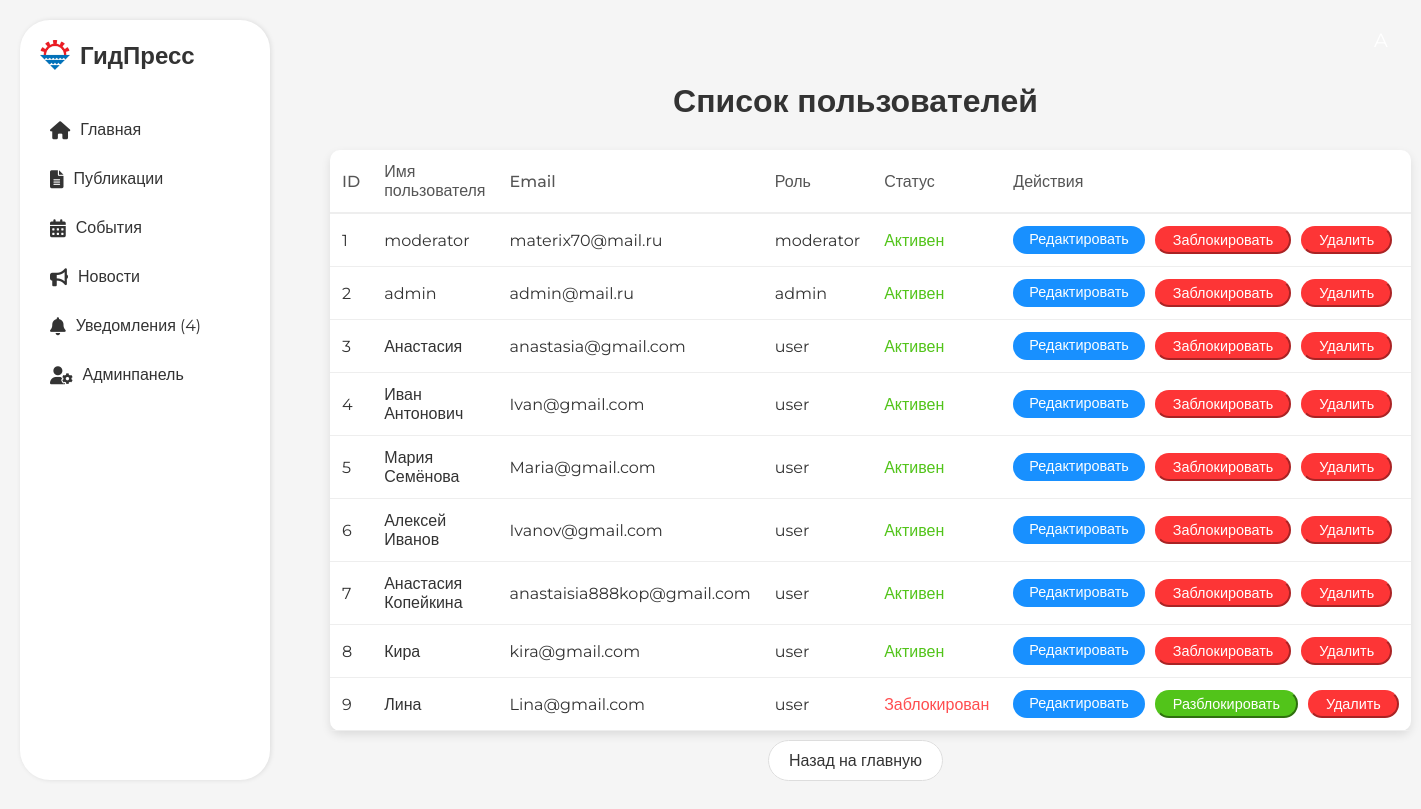
/admin/users (signed in), run on the app's committed database.
### application/models.py (models this page shows, shortened)
class User(db.Model, UserMixin):
    id = db.Column(db.Integer, primary_key=True)
    username = db.Column(db.String(150), unique=True, nullable=False)
    email = db.Column(db.String(150), unique=True, nullable=False)
    password_hash = db.Column(db.String(128), nullable=False)
    role = db.Column(db.String(128), default='user')
    is_blocked = db.Column(db.Boolean, default=False)
    failed_login_attempts = db.Column(db.Integer, default=0)
    last_failed_login = db.Column(db.DateTime)
    posts = db.relationship('Post', backref='author', lazy=True)
    likes = db.relationship('Like', backref='user', lazy=True)
    comments = db.relationship('Comment', backref='user', lazy=True)
    email_notifications = db.Column(db.Boolean, default=True)  # Флаг для email уведомлений

### application/views/admin.py (the view)
@admin_bp.route('/admin/users', methods=['GET'])
@moderator_required('admin')
def list_users():
    users = User.query.all()  # Получаем всех пользователей
    return render_template('admin/users.html', users=users)

### application/views/auth.py (called while the page is built)
@login_manager.user_loader
def load_user(user_id):
    return User.query.get(int(user_id))

### application/templates/admin/users.html (shortened to what this page needs)
{% extends 'base.html' %}
{% block content %}
<div class="home-container" style="
    max-width: 1200px;
    margin: 0 auto;
    padding: 40px 20px;
">
    <h1 style="font-size: 2rem; color: #333; margin-bottom: 30px; text-align: center; font-weight: 600;">Список пользователей</h1>
    <table class="ant-table" style="
        width: 100%;
        margin-bottom: 20px;
        background-color: #fff;
        border-radius: 10px;
        box-shadow: 0 4px 10px rgba(0, 0, 0, 0.1);
        border-collapse: collapse;
    ">
        <thead>
            <tr>
                <th style="padding: 12px; text-align: left; border-bottom: 2px solid #eee; color: #555; font-weight: 500;">ID</th>
                <th style="padding: 12px; text-align: left; border-bottom: 2px solid #eee; color: #555; font-weight: 500;">Имя пользователя</th>
                <th style="padding: 12px; text-align: left; border-bottom: 2px solid #eee; color: #555; font-weight: 500;">Email</th>
                <th style="padding: 12px; text-align: left; border-bottom: 2px solid #eee; color: #555; font-weight: 500;">Роль</th>
                <th style="padding: 12px; text-align: left; border-bottom: 2px solid #eee; color: #555; font-weight: 500;">Статус</th>
                <th style="padding: 12px; text-align: left; border-bottom: 2px solid #eee; color: #555; font-weight: 500;">Действия</th>
            </tr>
        </thead>
        <tbody>
            {% for user in users %}
            <tr style="border-bottom: 1px solid #eee;">
                <td style="padding: 12px; color: #333;">{{ user.id }}</td>
                <td style="padding: 12px; color: #333;">{{ user.username }}</td>
                <td style="padding: 12px; color: #333;">{{ user.email }}</td>
                <td style="padding: 12px; color: #333;">{{ user.role }}</td>
                <td style="padding: 12px;">
                    {% if user.is_blocked %}
                        <span style="color: #ff4d4f; font-weight: 500;">Заблокирован</span>
                    {% elif user.failed_login_attempts >= 3 %}
                        <span style="color: #faad14; font-weight: 500;">Временная блокировка</span>
                    {% else %}
                        <span style="color: #52c41a; font-weight: 500;">Активен</span>
                    {% endif %}
                </td>
                <td style="padding: 12px;">
                    <div style="display: flex; gap: 10px;">
                        <a href="{{ url_for('admin.edit_user', user_id=user.id) }}" class="ant-btn ant-btn-link" style="
                            padding: 4px 16px;
                            border-radius: 50px;
                            background-color: #1890ff;
                            border-color: #1890ff;
                            color: #fff;
                            font-size: 0.9rem;
                            font-weight: 500;
                            text-decoration: none;
                        ">
                            Редактировать
                        </a>
                        {% if user.is_blocked %}
                            <form action="{{ url_for('admin.unblock_user', user_id=user.id) }}" method="POST" style="display:inline;">
                                <button type="submit" class="ant-btn ant-btn-success" style="
                                    padding: 4px 16px;
                                    border-radius: 50px;
                                    background-color: #52c41a;
                                    border-color: #52c41a;
                                    color: #fff;
                                    font-size: 0.9rem;
                                    font-weight: 500;
                                ">
                                    Разблокировать
                                </button>
                            </form>
                        {% else %}
                            <form action="{{ url_for('admin.block_user', user_id=user.id) }}" method="POST" style="display:inline;">
                                <button type="submit" class="ant-btn ant-btn-danger" style="
                                    padding: 4px 16px;
                                    border-radius: 50px;
                                    background-color: #FD3536;
                                    border-color: #FD3536;
                                    color: #fff;
                                    font-size: 0.9rem;
                                    font-weight: 500;
                                ">
                                    Заблокировать
                                </button>
                            </form>
                        {% endif %}
                        <form action="{{ url_for('admin.delete_user', user_id=user.id) }}" method="POST" style="display:inline;">
                            <button type="submit" class="ant-btn ant-btn-danger" style="
                                padding: 4px 16px;
                                border-radius: 50px;
                                background-color: #FD3536;
                                border-color: #FD3536;
                                color: #fff;
                                font-size: 0.9rem;
                                font-weight: 500;
                            ">
                                Удалить
                            </button>
                        </form>
                    </div>
                </td>
            </tr>
            {% endfor %}
        </tbody>
    </table>
    <div style="text-align: center; margin-top: 20px;">
        <a href="{{ url_for('index') }}" class="ant-btn ant-btn-default" style="
            padding: 10px 20px;
            border-radius: 50px;
            background-color: #fff;
            border: 1px solid #ddd;
            color: #333;
            font-size: 1rem;
            font-weight: 500;
            text-decoration: none;
        ">
            Назад на главную
        </a>
    </div>
</div>
{% endblock %}

### data on the page
User: id "1", username "moderator", email "materix70@mail.ru", role "moderator", is_blocked "Активен"
User: id "2", username "admin", email "admin@mail.ru", role "admin", is_blocked "Активен"
User: id "3", username "Анастасия", email "anastasia@gmail.com", role "user", is_blocked "Активен"
User: id "4", username "Иван Антонович", email "Ivan@gmail.com", role "user", is_blocked "Активен"
User: id "5", username "Мария Семёнова", email "Maria@gmail.com", role "user", is_blocked "Активен"
User: id "6", username "Алексей Иванов", email "Ivanov@gmail.com", role "user", is_blocked "Активен"
User: id "7", username "Анастасия Копейкина", email "anastaisia888kop@gmail.com", role "user", is_blocked "Активен"
User: id "8", username "Кира", email "kira@gmail.com", role "user", is_blocked "Активен"
User: id "9", username "Лина", email "Lina@gmail.com", role "user", is_blocked "Заблокирован"

### other printed values
{{ '(' }} "("
{{ ')' }} ")"
